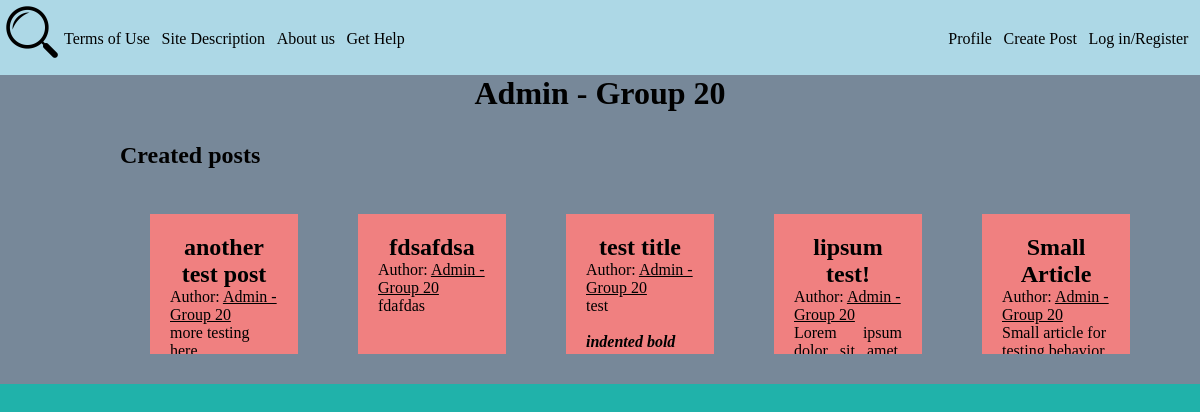
The app's page /profile.php?userid=5, older data.
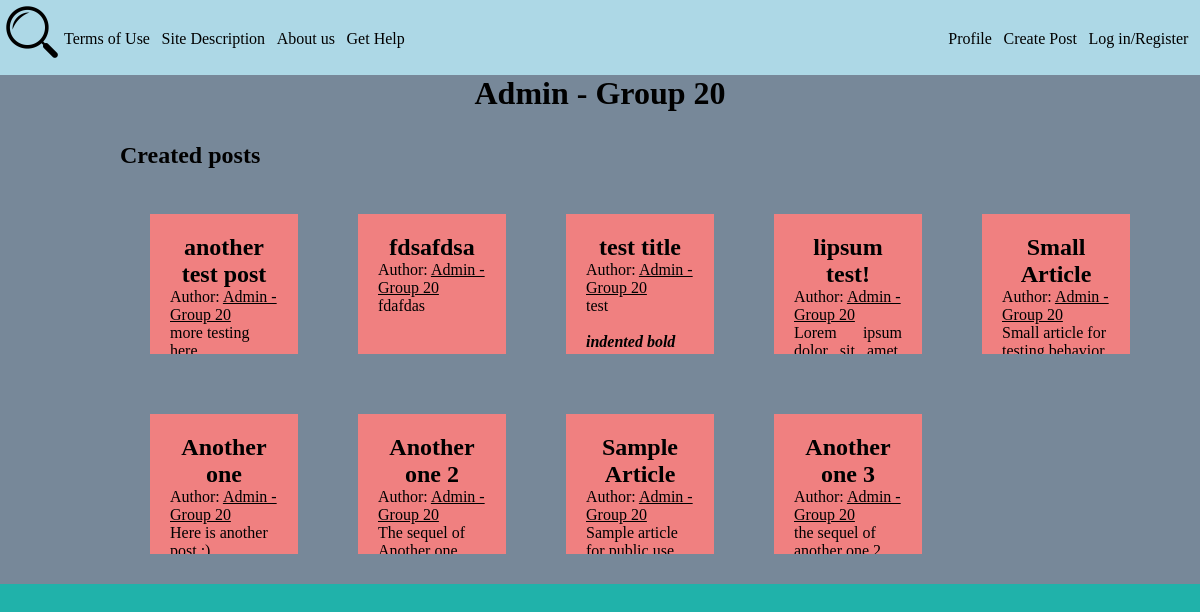
The same page, newer data.
### tables this page shows
CREATE TABLE `users` (
  `userid` int(11) NOT NULL,
  `display_name` varchar(30) NOT NULL,
  `is_admin` tinyint(1) NOT NULL DEFAULT 0,
  `email` varchar(50) NOT NULL,
  `password` varchar(32) NOT NULL,
  `theme` enum('light','dark','christmas') NOT NULL DEFAULT 'light'
);

CREATE TABLE `posts` (
  `postid` int(11) NOT NULL,
  `userid` int(11) NOT NULL,
  `title` varchar(50) NOT NULL,
  `content` varchar(20000) NOT NULL,
  `tags` varchar(500) DEFAULT NULL
);

### utils.php (the view, shortened to what this page needs)
<?php
    function createPostView($postid, $userid, $title, $content, $tags, $db) {
        $resultRow = $db->query("SELECT display_name FROM users WHERE userid = $userid")->fetch_assoc();
        $displayName = "&lt;Error Finding Author&gt;";
        if($resultRow)
            $displayName = $resultRow["display_name"];
        echo "<article id='$postid' class='post'>
            <header>
                <h1>$title</h1>
                <p>Author: <a href='profile.php?userid=$userid'>$displayName</a></p>
            </header>
            $content
        </article>";
    }
?>

### profile.php (shortened to what this page needs)
<!DOCTYPE html>
<html lang="en" dir="ltr">
	<head>
		<link rel="stylesheet" href="css/styles.css" />
		<link rel="stylesheet" href="css/profile.css" />
        <link rel="stylesheet" href="css/<?php
            if(isset($_SESSION["theme"])) {
                echo $_SESSION["theme"];
            } else {
                echo "light";
            }
        ?>.css" />
	</head>
	<body>
		<?php
			include_once("navbar.php");
			if(empty($_GET["userid"])) {
				if(!isset($_SESSION["display_name"])) {
					header("Location: login.php");
					exit();
				} else {
					$userid = $_SESSION["userid"];
				}
			} else {
				$userid = $_GET["userid"];
			}
		?>
		<div class="content">
			<?php
				require_once('utils.php');
				$db = db_connect();
				$user = $db->query("SELECT display_name, theme, userid FROM users WHERE userid=$userid")->fetch_assoc();
			?>
			<h1><?= $user["display_name"] ?></h1>
			<div class="history">
				<h2>Created posts</h2>
				<div class="posts">
					<?php
						$db = db_connect();
						if($db) {
							$results = $db->query("SELECT * FROM posts WHERE userid={$user["userid"]}");
							for($i = 0; ($post = $results->fetch_assoc()) && $i < 9; ++$i) {
								createPostView($post["postid"], $post["userid"], $post["title"], $post["content"], $post["tags"], $db);
							}
						}
					?>
				</div>
			</div>
		</div>
	</body>
</html>

### navbar.php
<?php
    $admin = "";
    if(isset($_SESSION["email"])) {
        $logoutOrRegister = "<a href='logout.php'>Log out</a>";
        if($_SESSION["is_admin"] === "1") {
            $admin = "<li class = 'right-nav'>
                    <a href='admin.php'>Admin Panel</a>
                </li>";
        }
    }
    else
        $logoutOrRegister = "<a href='login.php'>Log in/Register</a>";
    echo '
        <div class="top-banner">
            <nav>
                <a href="index.php">
                    <img src="imgs/search-icon.png" />
                </a>
                <ul>
                    <li>
                        <a href="termsOfUse.php">Terms of Use</a>
                    </li>
                    <li>
                        <a href="siteDescription.php">Site Description</a>
                    </li>
                    <li>
                        <a href="aboutUs.php">About us</a>
                    </li>
                    <li>
                        <a href="help.php">Get Help</a>
                    </li>' .
                    $admin .
                    '<li class="right-nav"> ' .
                        $logoutOrRegister .
                    '</li>
                    <li class="right-nav">
                        <a href="create.php">Create Post</a>
                    </li>
                    <li class="right-nav">
                        <a href="profile.php">Profile</a>
                    </li>
                </ul>
            </nav>
        </div>
    ';
?>

### css/styles.css (style rules this page uses)
* { margin: 0; }
div.top-banner { position: relative; width: 100%; height: 75px; }
div.top-banner nav { display: block; }
div.top-banner ul { list-style-type: none; margin: 0; }
div.top-banner li { float: left; padding-top: 30px; padding-right: 1%; }
div.top-banner nav ul li a { text-decoration: none; text-align: center; padding-top: 30px; padding-bottom: 28px; }
div.top-banner nav > a { float: left; }
div.top-banner nav ul li.right-nav { float: right; }
div.posts { display: flex; justify-content: left; overflow-wrap: break-word; flex-direction:row; flex-wrap: wrap; }
article { min-width: 40px; width: 10%; padding: 20px; margin: 30px; overflow: hidden; max-height: 100px; }

### css/profile.css (style rules this page uses)
h1 { text-align: center; }
h2 { margin-bottom: 15px; }
div.history { margin-top: 30px; padding-left: 10%; }
div.posts { background-color: white; }

### css/light.css (style rules this page uses)
a { color: black; }
div.top-banner { color: white; }
div.top-banner nav > a { color: black; }
div.posts { background-color: lightblue; }
div.content { background-color: lightslategray; }
div.history div.posts { background-color: unset; }
article { background-color: lightcoral; }
div.top-banner { background-color: lightblue; }
body { background-color: lightseagreen; }

Row changes from the older to the newer data that the page shows:
added posts: title "Another one", userid.display_name "Admin - Group 20", content "Here is another…"
added posts: title "Another one 2", userid.display_name "Admin - Group 20", content "The sequel of…"
added posts: title "Sample Article", userid.display_name "Admin - Group 20", content "Sample article…"
added posts: title "Another one 3", userid.display_name "Admin - Group 20", content "the sequel of…"
